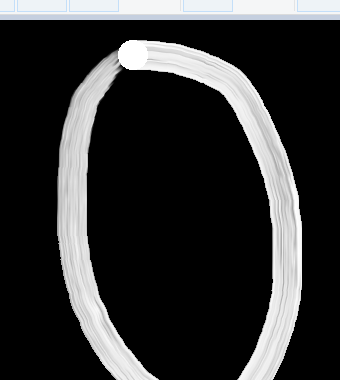
#> input picture captured_images/0/26.png, 340 x 380 px; its folder holds only this picture in this run
$ jupyter execute --allow-errors train_digit_recognition.ipynb   (shell and % lines are left out)
#> lines starting #> are read from the running program, lines starting #| are printed output that depends on the picture
[cell 1]
def one_time():
    import pyscreenshot as ImageGrab
    import time
    images_folder = "captured_images/9/"
    for i in range(0,100):
        time.sleep(8)
        im=ImageGrab.grab(bbox=(80,190,400,550)) #x1,y1,x2,y2
        print("saved......",i)
        im.save(images_folder+str(i)+'.png')
        print("clear screen now and redraw now........")

[cell 2]
#Generate dataset
import cv2
import csv
import glob

header  =["label"]
for i in range(0,784):
    header.append("pixel"+str(i))
with open('dataset.csv', 'a') as f:
    writer = csv.writer(f)
    writer.writerow(header)

for label in range(10):
    dirList = glob.glob("captured_images/"+str(label)+"/*.png")

    for img_path in dirList:
        im= cv2.imread(img_path)
#> im is the input picture: shape (380, 340, 3); mean B, G, R 51.7, 51.3, 51
        im_gray = cv2.cvtColor(im,cv2.COLOR_BGR2GRAY)
        im_gray = cv2.GaussianBlur(im_gray,(15,15), 0)
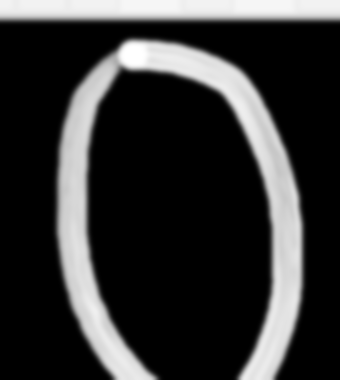
#> im_gray: shape (380, 340); min 0, max 255, mean 51.3
        roi= cv2.resize(im_gray,(28,28), interpolation=cv2.INTER_AREA)
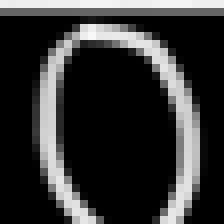
#> roi: shape (28, 28) (shown 8 times larger); min 0, max 248, mean 51.3

        data=[]
        data.append(label)
        rows, cols = roi.shape
#> rows = 28; cols = 28

        ## Add pixel one by one into data array
        for i in range(rows):
            for j in range(cols):
                k =roi[i,j]
                if k>100:
                    k=1
                else:
                    k=0
                data.append(k)
#> after the loop, data = 785 values, max 1 at index 1, min 0 at index 0, mean 0.257
        with open('dataset.csv', 'a') as f:
            writer = csv.writer(f)
            writer.writerow(data)
#> pass 2 of the loop `for label in range(10):`:
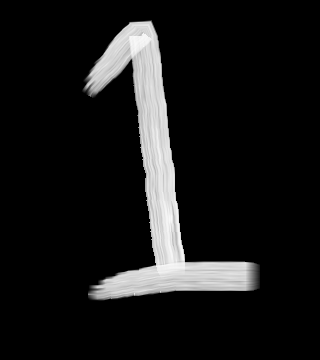
#> input picture captured_images/1/13.png, 320 x 360 px
#> im is the input picture: shape (360, 320, 3); min 0, max 249, mean 23.6
#> `im_gray = cv2.GaussianBlur(im_gray,(15,15), 0)`:
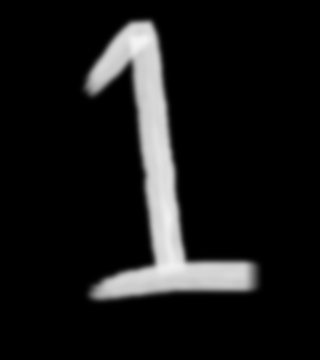
#> im_gray: shape (360, 320); min 0, max 243, mean 23.6
#> `roi= cv2.resize(im_gray,(28,28), interpolation=cv2.INTER_AREA)`:
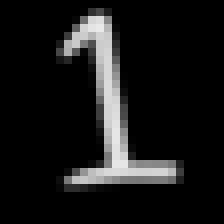
#> roi: shape (28, 28) (shown 8 times larger); min 0, max 232, mean 23.6
#> after the loop `for i in range(rows):`: data = 785 values, max 1 at index 0, min 0 at index 1, mean 0.117
